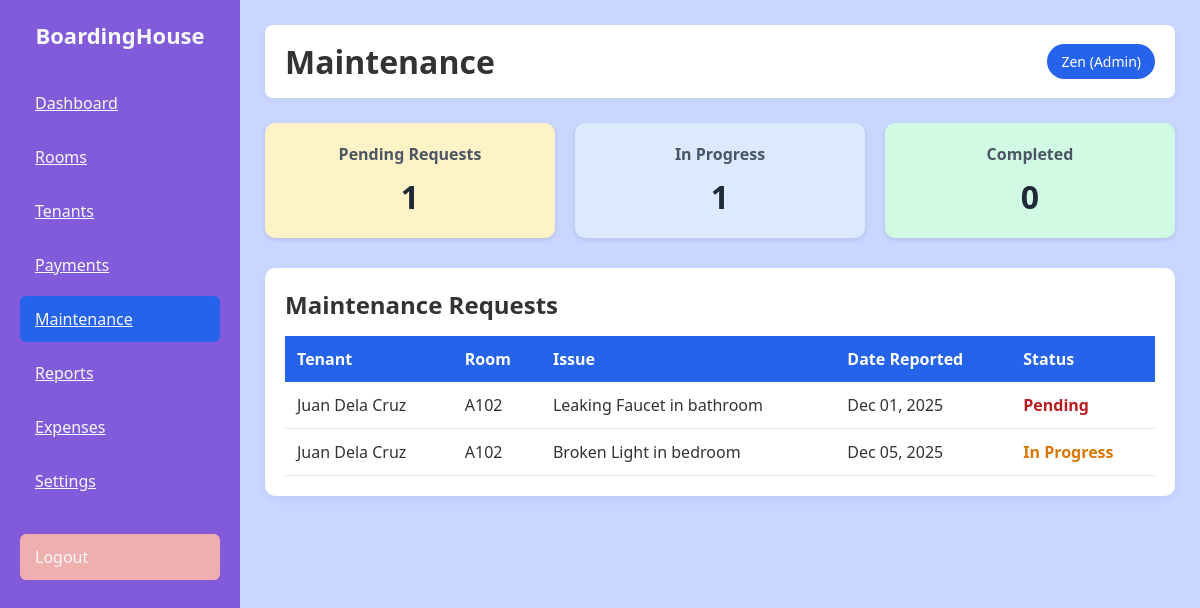
/boarding/bording/mainten.php (signed in), run on the app's committed database.
### tables this page shows
CREATE TABLE `maintenance_requests` (
  `request_id` int(11) NOT NULL,
  `room_id` int(11) DEFAULT NULL,
  `tenant_id` int(11) DEFAULT NULL,
  `issue_description` text NOT NULL,
  `request_date` date NOT NULL,
  `status` enum('Pending','In Progress','Resolved') DEFAULT 'Pending'
);

CREATE TABLE `tenants` (
  `tenant_id` int(11) NOT NULL,
  `full_name` varchar(100) NOT NULL,
  `contact_number` varchar(20) DEFAULT NULL,
  `email` varchar(100) DEFAULT NULL,
  `address` text DEFAULT NULL,
  `room_id` int(11) DEFAULT NULL,
  `move_in_date` date DEFAULT NULL,
  `status` enum('Active','Inactive') DEFAULT 'Active'
);

CREATE TABLE `rooms` (
  `room_id` int(11) NOT NULL,
  `room_number` varchar(20) NOT NULL,
  `room_type` varchar(50) DEFAULT NULL,
  `capacity` int(11) NOT NULL,
  `monthly_rent` decimal(10,2) NOT NULL,
  `status` enum('Available','Occupied','Maintenance') DEFAULT 'Available'
);

### boarding/bording/mainten.php (the view, shortened to what this page needs)
<?php
include "db.php";
$stats = [];
$pending_query = $conn->query("SELECT COUNT(*) as count FROM maintenance_requests WHERE status = 'Pending'");
$stats['pending'] = $pending_query->fetch_assoc()['count'];
$progress_query = $conn->query("SELECT COUNT(*) as count FROM maintenance_requests WHERE status = 'In Progress'");
$stats['progress'] = $progress_query->fetch_assoc()['count'];
$resolved_query = $conn->query("SELECT COUNT(*) as count FROM maintenance_requests WHERE status = 'Resolved'");
$stats['resolved'] = $resolved_query->fetch_assoc()['count'];
$maintenance_query = $conn->query("
    SELECT
        mr.request_id,
        t.full_name as tenant_name,
        r.room_number,
        mr.issue_description,
        mr.request_date,
        mr.status
    FROM maintenance_requests mr
    LEFT JOIN tenants t ON mr.tenant_id = t.tenant_id
    LEFT JOIN rooms r ON mr.room_id = r.room_id
    ORDER BY
        CASE mr.status
            WHEN 'Pending' THEN 1
            WHEN 'In Progress' THEN 2
            WHEN 'Resolved' THEN 3
        END,
        mr.request_date DESC
");
?>
<!DOCTYPE html>
<html lang="en">
<head>
    <link rel="stylesheet" href="dash.css">
</head>
<body>
<div class="container">
    <aside class="sidebar">
        <h2 class="logo">BoardingHouse</h2>
        <ul class="menu">
            <li><a href="dash.php">Dashboard</a></li>
            <li><a href="room.php">Rooms</a></li>
            <li><a href="tenant.php">Tenants</a></li>
            <li><a href="payment.php">Payments</a></li>
            <li class="active"><a href="mainten.php">Maintenance</a></li>
            <li><a href="reports.php">Reports</a></li>
            <li><a href="expenses.php">Expenses</a></li>
            <li><a href="settings.php">Settings</a></li>
            <li class="logout"><a href="logout.php" style="color: inherit; text-decoration: none;">Logout</a></li>
        </ul>
    </aside>
    <main class="main">
        <header class="topbar">
            <h1>Maintenance</h1>
            <div class="profile">
                <?php echo htmlspecialchars($_SESSION['full_name'] ?? 'Admin'); ?>
                (<?php echo htmlspecialchars($_SESSION['role'] ?? 'Admin'); ?>)
            </div>
        </header>
        <section class="cards">
            <div class="card pending-card">
                <h3>Pending Requests</h3>
                <p><?php echo $stats['pending']; ?></p>
            </div>
            <div class="card progress-card">
                <h3>In Progress</h3>
                <p><?php echo $stats['progress']; ?></p>
            </div>
            <div class="card completed-card">
                <h3>Completed</h3>
                <p><?php echo $stats['resolved']; ?></p>
            </div>
        </section>
        <section class="table-section">
            <h2>Maintenance Requests</h2>
            <table>
                <thead>
                    <tr>
                        <th>Tenant</th>
                        <th>Room</th>
                        <th>Issue</th>
                        <th>Date Reported</th>
                        <th>Status</th>
                    </tr>
                </thead>
                <tbody>
                    <?php if ($maintenance_query->num_rows > 0): ?>
                        <?php while ($request = $maintenance_query->fetch_assoc()): ?>
                        <tr>
                            <td><?php echo htmlspecialchars($request['tenant_name'] ?? 'Unknown'); ?></td>
                            <td><?php echo htmlspecialchars($request['room_number'] ?? 'N/A'); ?></td>
                            <td><?php echo htmlspecialchars($request['issue_description']); ?></td>
                            <td><?php echo date('M d, Y', strtotime($request['request_date'])); ?></td>
                            <td class="<?php
                                if ($request['status'] == 'Pending') echo 'pending';
                                elseif ($request['status'] == 'In Progress') echo 'progress';
                                elseif ($request['status'] == 'Resolved') echo 'completed';
                                else echo 'pending';
                            ?>">
                                <?php
                                if ($request['status'] == 'Resolved') echo 'Completed';
                                else echo $request['status'];
                                ?>
                            </td>
                        </tr>
                        <?php endwhile; ?>
                    <?php else: ?>
                        <tr>
                            <td colspan="5" style="text-align: center;">No maintenance requests found</td>
                        </tr>
                    <?php endif; ?>
                </tbody>
            </table>
        </section>
    </main>
</div>
</body>
</html>

### boarding/bording/dash.css (style rules this page uses)
* { margin: 0; padding: 0; box-sizing: border-box; font-family: 'Segoe UI', Tahoma, Geneva, Verdana, sans-serif; }
body { background-color: #c9d6ff; color: #333; }
.container { display: flex; min-height: 100vh; }
.sidebar { width: 240px; background-color: #825bdb; color: #f7f8f8; padding: 20px; }
.logo { text-align: center; font-size: 22px; margin-bottom: 30px; font-weight: bold; }
.menu { list-style: none; }
.menu li { padding: 12px 15px; margin-bottom: 8px; border-radius: 6px; cursor: pointer; transition: background 0.3s; }
.menu .active { background-color: #2563eb; }
.menu .logout { margin-top: 30px; background-color: #f0afaf; }
.main { flex: 1; padding: 25px; }
.menu a { color:#f7f8f8; }
.topbar { display: flex; justify-content: space-between; align-items: center; background: #fff; padding: 15px 20px; border-radius: 8px; margin-bottom: 25px; box-shadow: 0 2px 6px rgba(0,0,0,0.05); }
.profile { background-color: #2563eb; color: #fff; padding: 8px 14px; border-radius: 20px; font-size: 14px; }
.cards { display: grid; grid-template-columns: repeat(auto-fit, minmax(200px, 1fr)); gap: 20px; margin-bottom: 30px; }
.card { background: #fff; padding: 20px; border-radius: 10px; box-shadow: 0 4px 10px rgba(0,0,0,0.05); }
.card h3 { font-size: 14px; color: #6b7280; margin-bottom: 10px; }
.card p { font-size: 24px; font-weight: bold; color: #111827; }
.table-section { background: #fff; padding: 20px; border-radius: 10px; box-shadow: 0 4px 10px rgba(0,0,0,0.05); }
.table-section h2 { margin-bottom: 15px; }
table { width: 100%; border-collapse: collapse; }
table thead { background-color: #2563eb; color: #fff; }
table th, table td { padding: 12px; text-align: left; }
table tbody tr { border-bottom: 1px solid #e5e7eb; }
.pending { color: #92400e; font-weight: bold; }

### boarding/bording/mainten.php (style rules this page uses)
.pending { color: #b91c1c; font-weight: bold; }
.progress { color: #d97706; font-weight: bold; }
.pending-card { background-color: #fef3c7; }
.progress-card { background-color: #dbeafe; }
.completed-card { background-color: #d1fae5; }
.cards { display: grid; grid-template-columns: repeat(auto-fit, minmax(200px, 1fr)); gap: 20px; margin-bottom: 30px; }
.card { padding: 20px; border-radius: 10px; text-align: center; box-shadow: 0 2px 5px rgba(0,0,0,0.1); }
.card h3 { margin-top: 0; font-size: 1rem; color: #4b5563; }
.card p { font-size: 2rem; font-weight: bold; margin: 10px 0 0 0; color: #1f2937; }

### data on the page
maintenance_requests: tenant.full_name "Juan Dela Cruz", room.room_number "A102", issue_description "Leaking Faucet in bathroom", request_date "Dec 01, 2025", status "Pending"
maintenance_requests: tenant.full_name "Juan Dela Cruz", room.room_number "A102", issue_description "Broken Light in bedroom", request_date "Dec 05, 2025", status "In Progress"

### other printed values
$_SESSION['full_name'] "Zen"
$_SESSION['role'] "Admin"
$stats['pending'] "1"
$stats['progress'] "1"
$stats['resolved'] "0"
